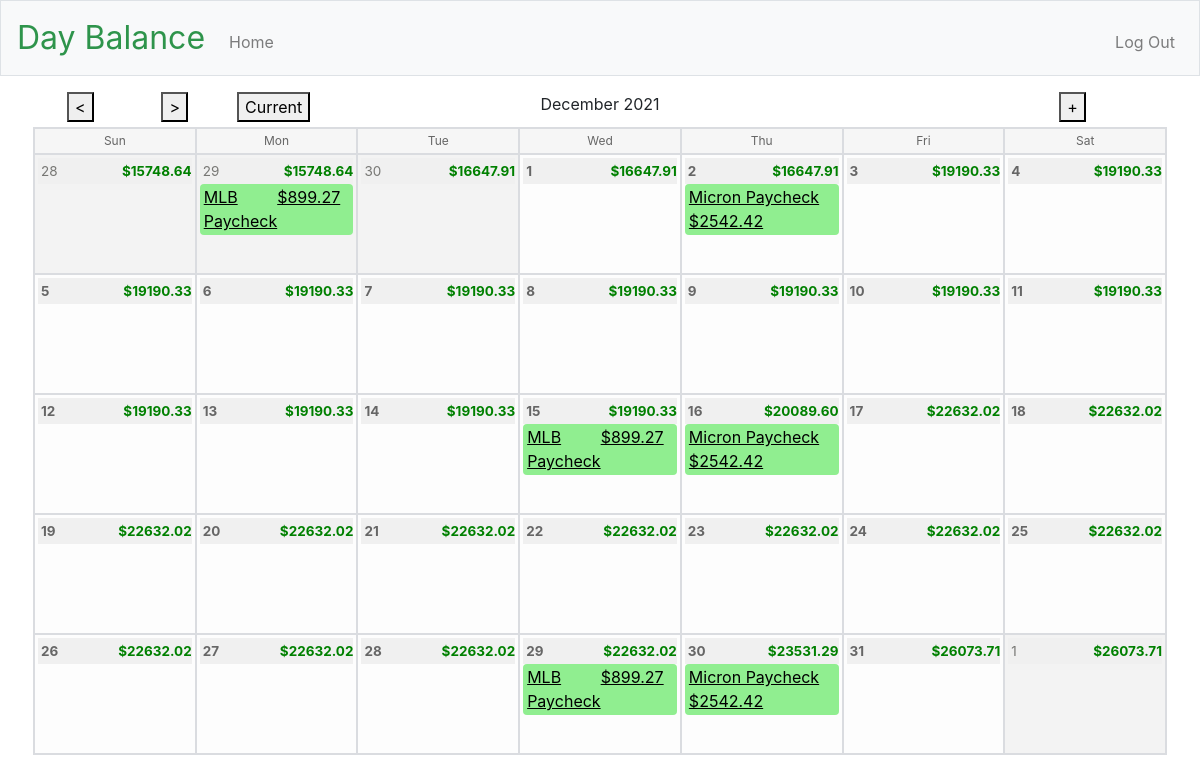
The app's page /2021/12 (signed in) with its own data.
### app/models.py (models this page shows, shortened)
class Transaction(app.db.Model):
    id = app.db.Column(app.db.Integer, primary_key=True)
    title = app.db.Column(app.db.String(40), nullable=False)
    date = app.db.Column(app.db.Date, nullable=False)
    amount = app.db.Column(app.db.Integer, nullable=False)
    description = app.db.Column(app.db.String(200))
    income = app.db.Column(app.db.Boolean)
    is_recurring = app.db.Column(app.db.Boolean)
    freq = app.db.Column(app.db.String(8))  # DAILY, WEEKLY, MONTHLY, YEARLY
    interval = app.db.Column(app.db.Integer)
    mon = app.db.Column(app.db.Boolean)
    tue = app.db.Column(app.db.Boolean)
    wed = app.db.Column(app.db.Boolean)
    thu = app.db.Column(app.db.Boolean)
    fri = app.db.Column(app.db.Boolean)
    sat = app.db.Column(app.db.Boolean)
    sun = app.db.Column(app.db.Boolean)
    count = app.db.Column(app.db.Integer)  # number of occurrences
    until = app.db.Column(app.db.Date)     # recurrence end date
    rrule_string = app.db.Column(app.db.String(100))
    transaction_exceptions = app.db.relationship(
        'TransactionException',
        backref='transaction',
        lazy='dynamic',
    )
    user_id = app.db.Column(
        app.db.Integer,
        app.db.ForeignKey('user.id'),
        nullable=False,
    )
    day_names = ['MO', 'TU', 'WE', 'TH', 'FR', 'SA', 'SU']
    day_variables = [mon, tue, wed, thu, fri, sat, sun]
    freq_values = {
        'DAILY': rrule.DAILY,
        'WEEKLY': rrule.WEEKLY,
        'MONTHLY': rrule.MONTHLY,
        'YEARLY': rrule.YEARLY,
    }
    def return_transactions_between(self, before, after):
        before_datetime = datetime.datetime.combine(
            before, datetime.datetime.min.time())
        after_datetime = datetime.datetime.combine(
            after, datetime.datetime.min.time())
        recurring_set = rrule.rruleset()
        recurring_set.rrule(rrule.rrulestr(self.rrule_string))
        recurring_dates = recurring_set.between(
            before=before_datetime,
            after=after_datetime,
            inc=True,
        )
        recurring_transactions = []
        for date in recurring_dates:
            transaction = Transaction(
                id=self.id,
                user_id=self.user_id,
                title=self.title,
                date=date.date(),
                amount=self.amount,
                income=self.income,
            )
            recurring_transactions.append(transaction)
        return recurring_transactions

### app/main/routes.py (the view)
@bp.route("/", methods=["GET"])
@bp.route("/<int:year>/<int:month>", methods=["GET", "POST"])
@login_required
def index(year=0, month=0):
    todays_date = datetime.date(datetime.now())
    if year == 0 or month == 0:
        year = todays_date.year
        month = todays_date.month
    month_name = current_user.month_name(month)
    weekday_headers = current_user.weekday_headers()
    start_balance = current_user.month_starting_balance(year, month)
    month_days = current_user.month_days(year, month)
    month_transactions = current_user.month_transactions(year, month)
    return render_template(
        "index.html",
        todays_date=todays_date,
        current_month=month,
        current_year=year,
        current_months_name=month_name,
        weekday_headers=weekday_headers,
        month_days=month_days,
        balance=start_balance,
        transactions=month_transactions,
    )

### app/models.py (called while the page is built)
@app.login.user_loader
def load_user(id):
    return User.query.get(int(id))

    def weekday_headers(self):
        weekday_headers = []
        for weekday in app.balance_calendar.iterweekdays():
            weekday_headers.append(calendar.day_abbr[weekday])
        return weekday_headers

    def month_name(self, month):
        return calendar.month_name[month]

    def month_days(self, year, month):
        return app.balance_calendar.itermonthdates(year, month)

    def return_transactions_between(self, before, after):
        transactions = Transaction.query.filter(
            Transaction.user_id == self.id,
            Transaction.is_recurring == False,
            Transaction.date >= after,
            Transaction.date < before,
        ).all()
        recurring_transactions = Transaction.query.filter(
            Transaction.user_id == self.id,
            Transaction.is_recurring == True,
        )
        for recurring_transaction in recurring_transactions:
            recurring_dates = (
                recurring_transaction.return_transactions_between(
                    before=before, after=after))
            transactions.extend(recurring_dates)
        return transactions

    def month_starting_balance(self, year, month):
        month_start_day = list(
            app.balance_calendar.itermonthdates(year, month))[0]
        month_start_balance = 0
        prev_transactions = self.return_transactions_between(
            after=self.start_date,
            before=month_start_day,
        )
        for transaction in prev_transactions:
            if transaction.income is False:
                month_start_balance = month_start_balance - transaction.amount
            else:
                month_start_balance = month_start_balance + transaction.amount
        return (month_start_balance / 100)

    def month_transactions(self, year, month):
        month_start_day = list(
            app.balance_calendar.itermonthdates(year, month))[0]
        month_end_day = list(
            app.balance_calendar.itermonthdates(year, month))[-1]
        month_transactions = self.return_transactions_between(
            after=month_start_day,
            before=month_end_day,
        )
        return month_transactions

### app/templates/index.html (shortened to what this page needs)
{% extends "layout.html" %}
{% block main %}
    {% set ns = namespace(curr_balance=balance) %}
    <div class="row justify-content-center title-row">
        {% if current_month == 1 %}
            <form class="col-1 order-1 btn-left ml-0" action="/{{ current_year-1 }}/12" method="post">
                <button name="forwardBtn" title="Previous Month" type="submit">&lt;</button>
            </form>
        {% else %}
            <form class="col-1 order-1 btn-left ml-0" action="/{{ current_year }}/{{ current_month-1 }}" method="post">
                <button name="forwardBtn" title="Previous Month" type="submit">&lt;</button>
            </form>
        {% endif %}
        {% if current_month == 12 %}
            <form class="col-1 order-2 btn-left ml-0" action="/{{ current_year+1 }}/1" method="post">
                <button name="backBtn" title="Next Month" type="submit">&gt;</button>
            </form>
        {% else %}
            <form class="col-1 order-2 btn-left ml-0" action="/{{ current_year }}/{{ current_month+1 }}" method="post">
                <button name="backBtn" title="Next Month" type="submit">&gt;</button>
            </form>
        {% endif %}
        {% if todays_date.month != current_month or todays_date.year != current_year %}
            <form class="col-1 order-3 btn-left ml-0" action="/" method="get">
                <button name="currentBtn" title="Current Month" type="submit">Current</button>
            </form>
            <div class="col-1 order-5 btn-right mr-0"></div>
        {% endif %}
        <div class="col order-4 title-center">
            {{ current_months_name }} {{ current_year }}
        </div>
        <form class="col-2 order-6 btn-right mr-0" action="/add" method="get">
            <button name="addBtn" title="Add Transaction" type="submit">+</button>
        </form>
    </div>
   <ul class="row justify-content-center calendar-header">
        {% for weekday_header in weekday_headers %}
            <li class="col weekday-header">{{ weekday_header }}</li>
        {% endfor %}
    </ul>
    <ul class="row justify-content-center calendar" id="calendar">
        {% for day in month_days %}
            <li
                {% if day.month != current_month %}
                    class="col day day-othermonth"
                {% else %}
                    class="col day"
                {% endif %}
                data-year="{{ day.year }}"
                data-month="{{ day.month }}"
                data-day="{{ day.day }}">
                <div class="row no-gutters day-header">
                    {% if day.day == todays_date.day and day.month == todays_date.month and day.year == todays_date.year %}
                        <span class="daynumber daynumber-current">
                    {% elif day.month != current_month %}
                        <span class="daynumber daynumber-othermonth">
                    {% else %}
                        <span class="daynumber">
                    {% endif %}
                    {{ day.day }}</span>
                    {% if ns.curr_balance < 0 %}
                        <span class="col daybalance daybalance-negative">
                    {% else %}
                        <span class="col daybalance">
                    {% endif %}
                    {{ "$%.2f"|format(ns.curr_balance) }}</span>
                </div>
                <div class="transactions">
                    {% for transaction in transactions %}
                        {% if transaction.date.month == day.month and transaction.date.day == day.day and transaction.date.year == day.year %}
                        {% set transaction_amount = transaction.amount/100 %}
                        {% set date_format = transaction.date.strftime('%Y%m%d') %}
                            <div
                                {% if transaction.income != True %}
                                    class="row no-gutters transaction transaction-red"
                                {% else %}
                                    class="row no-gutters transaction transaction-green"
                                {% endif %}>
                                <div class="col">
                                <a href="{{ url_for('main.edit_transaction', transaction_id = transaction.id, date_format = date_format) }}">
                                    {{ transaction.title }}
                                </a>
                                </div>
                                <div class="col">
                                <a href="{{ url_for('main.edit_transaction', transaction_id = transaction.id, date_format = date_format) }}">
                                    {{ "$%.2f"|format(transaction_amount) }}
                                </a>
                                </div>
                            </div>
                            {% set ns.curr_balance = (ns.curr_balance + transaction_amount) if transaction.income == True else (ns.curr_balance - transaction_amount) %}
                        {% endif %}
                    {% endfor %}
                </div>
            </li>
        {% endfor %}
    </ul>
{% endblock %}

### app/static/styles.css (style rules this page uses)
.calendar-header { min-width: 400px; padding-left: 0; padding: 0; margin-top: 5px; margin-bottom: 0; border-left: #DADCE0 2px solid; }
.weekday-header { list-style: none; font-size: 12px; text-align: center; background-color: #F6F6F6; color: #666; padding: 3px; margin: 0; overflow: auto; border-top: #DADCE0 2px solid; border-right: #DADCE0 2px solid; border-bottom: 0px; }
.calendar { min-width: 400px; padding-left: 0; border-bottom: #DADCE0 2px solid; border-left: #DADCE0 2px solid; }
.day-header { background-color: #F0F0F0; }
.day { list-style: none; text-align: left; min-height: 120px; background-color: #FDFDFD; padding: 3px; margin: 0; overflow: auto; border-top: #DADCE0 2px solid; border-right: #DADCE0 2px solid; border-bottom: 0px; }
.day-othermonth { background-color: #F3F3F3; cursor: auto; }
.daybalance { font-size: 13.5px; font-weight: 700; color: green; padding: 3px; text-align: right; }
.daynumber { font-size: 13.5px; font-weight: 700; color: #666; padding: 3px; }
.daynumber-othermonth { font-weight: 400; color: #777774; }
.transaction { margin-bottom: 1px; padding: 1px 4px 2px 4px; border-radius: 4px; text-underline-position: below; }
.transactions a:link { color: black; background-color: transparent; text-decoration: underline; }
.transaction-green { background-color: #90ee90; }

### records on screen
Transaction: transaction_amount "$899.27"
Transaction: transaction_amount "$2542.42"
Transaction: transaction_amount "$899.27"

### other values on screen
{{ current_months_name }} "December"
{{ current_year }} "2021"
{{ weekday_header }} "Sun" "Mon" "Tue" "Wed" "Thu" "Fri" "Sat"
{{ day.day }} "28" "29" "30" "1" "2" "3" "4" "5" "6" "7" "8" "9" "10" "11" "12" "13" "14" "15" "16" "17" "18" "19" "20" "21" "22" "23" "24" "25" "26" "27" "28" "29" "30" "31" "1"
{{ "$%.2f"|format(ns.curr_balance) }} "$15748.64" "$15748.64" "$16647.91" "$16647.91" "$16647.91" "$19190.33" "$19190.33" "$19190.33" "$19190.33" "$19190.33" "$19190.33" "$19190.33" "$19190.33" "$19190.33" "$19190.33" "$19190.33" "$19190.33" "$19190.33" "$20089.60" "$22632.02" "$22632.02" "$22632.02" "$22632.02" "$22632.02" "$22632.02" "$22632.02" "$22632.02" "$22632.02" "$22632.02" "$22632.02" "$22632.02" "$22632.02" "$23531.29" "$26073.71" "$26073.71"
